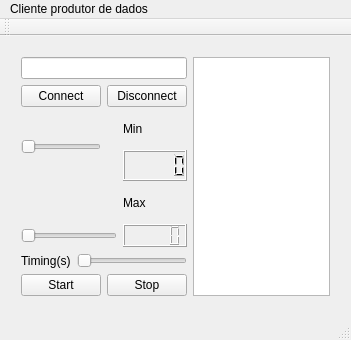
<?xml version="1.0" encoding="UTF-8"?>
<ui version="4.0">
 <class>MainWindow</class>
 <widget class="QMainWindow" name="MainWindow">
  <property name="geometry">
   <rect>
    <x>0</x>
    <y>0</y>
    <width>351</width>
    <height>340</height>
   </rect>
  </property>
  <property name="windowTitle">
   <string>MainWindow</string>
  </property>
  <widget class="QWidget" name="centralWidget">
   <widget class="QWidget" name="layoutWidget">
    <property name="geometry">
     <rect>
      <x>10</x>
      <y>10</y>
      <width>331</width>
      <height>261</height>
     </rect>
    </property>
    <layout class="QGridLayout" name="gridLayout">
     <item row="0" column="0" colspan="4">
      <widget class="QLineEdit" name="lineEditDigIP"/>
     </item>
     <item row="0" column="4" rowspan="8">
      <widget class="QPlainTextEdit" name="plainTextEditInfos">
       <property name="plainText">
        <string/>
       </property>
      </widget>
     </item>
     <item row="1" column="0" colspan="2">
      <widget class="QPushButton" name="pushButtonConnect">
       <property name="text">
        <string>Connect</string>
       </property>
      </widget>
     </item>
     <item row="1" column="2" colspan="2">
      <widget class="QPushButton" name="pushButtonDisconnect">
       <property name="text">
        <string>Disconnect</string>
       </property>
      </widget>
     </item>
     <item row="2" column="0" rowspan="2" colspan="2">
      <widget class="QSlider" name="horizontalSliderMin">
       <property name="orientation">
        <enum>Qt::Horizontal</enum>
       </property>
      </widget>
     </item>
     <item row="2" column="3">
      <widget class="QLabel" name="labelMin">
       <property name="text">
        <string>Min</string>
       </property>
      </widget>
     </item>
     <item row="3" column="3">
      <widget class="QLCDNumber" name="lcdNumberMin"/>
     </item>
     <item row="4" column="3">
      <widget class="QLabel" name="labelMax">
       <property name="text">
        <string>Max</string>
       </property>
      </widget>
     </item>
     <item row="5" column="0" colspan="3">
      <widget class="QSlider" name="horizontalSliderMax">
       <property name="orientation">
        <enum>Qt::Horizontal</enum>
       </property>
      </widget>
     </item>
     <item row="5" column="3">
      <widget class="QLCDNumber" name="lcdNumberMax"/>
     </item>
     <item row="6" column="0">
      <widget class="QLabel" name="labelTiming">
       <property name="text">
        <string>Timing(s)</string>
       </property>
      </widget>
     </item>
     <item row="6" column="1" colspan="3">
      <widget class="QSlider" name="horizontalSliderTiming">
       <property name="orientation">
        <enum>Qt::Horizontal</enum>
       </property>
      </widget>
     </item>
     <item row="7" column="0" colspan="2">
      <widget class="QPushButton" name="pushButtonStart">
       <property name="text">
        <string>Start</string>
       </property>
      </widget>
     </item>
     <item row="7" column="2" colspan="2">
      <widget class="QPushButton" name="pushButtonStop">
       <property name="text">
        <string>Stop</string>
       </property>
      </widget>
     </item>
    </layout>
   </widget>
  </widget>
  <widget class="QMenuBar" name="menuBar">
   <property name="geometry">
    <rect>
     <x>0</x>
     <y>0</y>
     <width>351</width>
     <height>21</height>
    </rect>
   </property>
   <widget class="QMenu" name="menuCliente_produtor_de_dados">
    <property name="title">
     <string>Cliente produtor de dados</string>
    </property>
   </widget>
   <addaction name="menuCliente_produtor_de_dados"/>
  </widget>
  <widget class="QToolBar" name="mainToolBar">
   <attribute name="toolBarArea">
    <enum>TopToolBarArea</enum>
   </attribute>
   <attribute name="toolBarBreak">
    <bool>false</bool>
   </attribute>
  </widget>
  <widget class="QStatusBar" name="statusBar"/>
 </widget>
 <layoutdefault spacing="6" margin="11"/>
 <resources/>
 <connections>
  <connection>
   <sender>horizontalSliderMin</sender>
   <signal>sliderMoved(int)</signal>
   <receiver>lcdNumberMin</receiver>
   <slot>setDecMode()</slot>
   <hints>
    <hint type="sourcelabel">
     <x>41</x>
     <y>133</y>
    </hint>
    <hint type="destinationlabel">
     <x>137</x>
     <y>152</y>
    </hint>
   </hints>
  </connection>
  <connection>
   <sender>horizontalSliderMax</sender>
   <signal>sliderMoved(int)</signal>
   <receiver>lcdNumberMax</receiver>
   <slot>setDecMode()</slot>
   <hints>
    <hint type="sourcelabel">
     <x>37</x>
     <y>231</y>
    </hint>
    <hint type="destinationlabel">
     <x>139</x>
     <y>235</y>
    </hint>
   </hints>
  </connection>
 </connections>
</ui>
